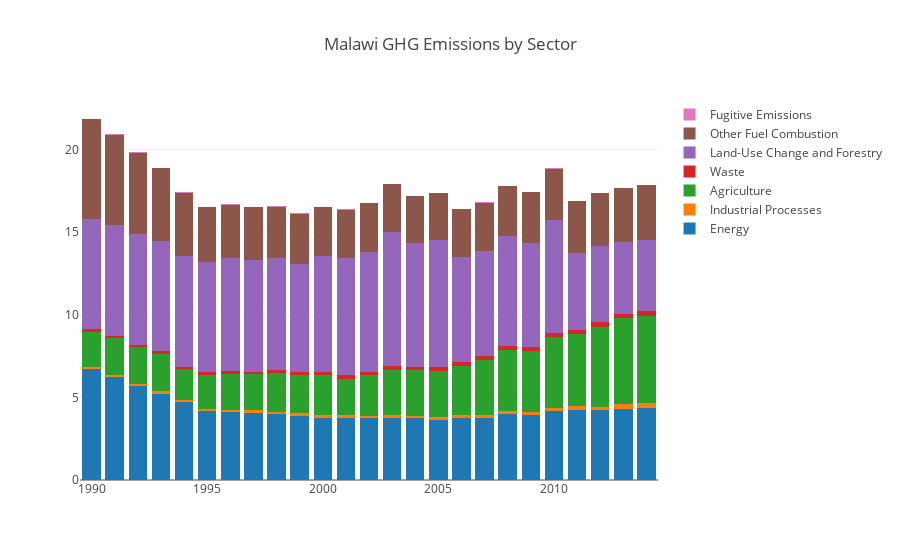

This figure's notebook cell:
### Markdown cell above
Over half of emissions in Mozambique come from 'Land-Use Change and Forestry'. This category is potentially crowding out other factors. However, this does not appear relevant for Malawi.

### Code cell
country='Malawi'
fig1 = plot_country(country)
iplot(fig1, filename='pandas-bar-chart-layout '+country);
